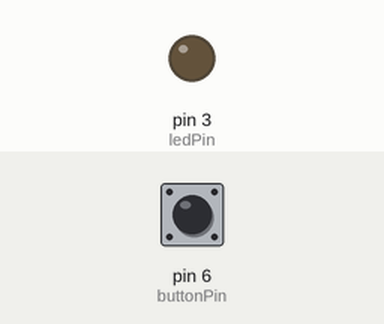
This sketch was run on a simulated Arduino Uno, built with avr-gcc and run on an emulated ATmega328P. Shown: output pins drawn as LEDs (lit = HIGH). The test bench sets the inputs (shaded band); at power-on: pin 6 (buttonPin) HIGH.

Above: at 1.2 s.
1.3 s: pin 6 (buttonPin) pulled LOW for 0.15 s
At 1.37 s:
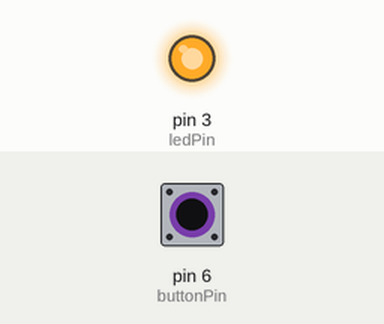
2.9 s: pin 6 (buttonPin) pulled LOW for 3.2 s
At 7.0 s:
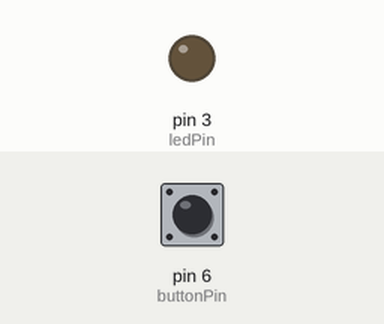
Timing chart, 0 to 8.5 s (numbered marks = the images above; inputs shaded):
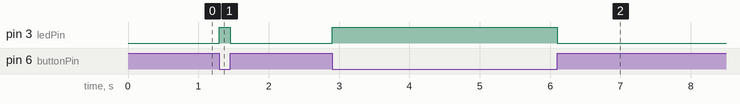

Measured:
- after the input at 1.3 s, pin 3 (ledPin): LOW → HIGH at once, → LOW 0.15 s later
- after the input at 2.9 s, pin 3 (ledPin): LOW → HIGH at once, → LOW 3.2 s later

The sketch:

led_on_off_button1.ino
```cpp
const int buttonPin = 6;  // the number of the pushbutton pin
const int ledPin = 3;    // the number of the LED pin

// variables will change:
int buttonState = 0;  // variable for reading the pushbutton status

void setup() {
  // initialize the LED pin as an output:
  pinMode(ledPin, OUTPUT);
  // initialize the pushbutton pin as an input:
  pinMode(buttonPin, INPUT);
}

void loop() {
  // read the state of the pushbutton value:
  buttonState = digitalRead(buttonPin);

  // check if the pushbutton is pressed. If it is, the buttonState is LOW:
  if (buttonState == LOW) {
    // turn LED on:
    digitalWrite(ledPin, HIGH);
  } else {
    // turn LED off:
    digitalWrite(ledPin, LOW);
  }
}
```
